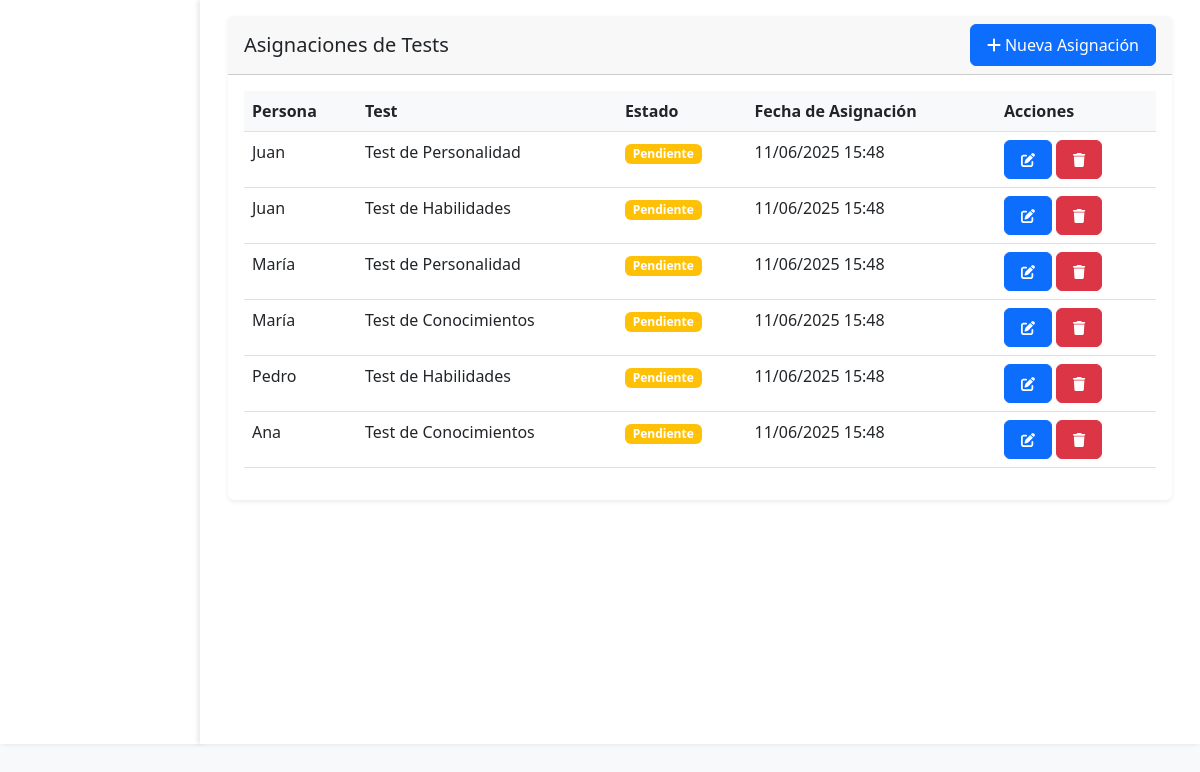
/evaluador/asignaciones.php (signed in), run on the app's committed database.
### tables this page shows
CREATE TABLE asignaciones_tests (
    id INT AUTO_INCREMENT PRIMARY KEY,
    persona_id INT NOT NULL,
    test_id INT NOT NULL,
    fecha_asignacion TIMESTAMP DEFAULT CURRENT_TIMESTAMP,
    estado ENUM('pendiente', 'en_progreso', 'completado') DEFAULT 'pendiente',
    evaluador_id INT,
    FOREIGN KEY (persona_id) REFERENCES personas(id),
    FOREIGN KEY (test_id) REFERENCES tests(id),
    FOREIGN KEY (evaluador_id) REFERENCES usuarios(id)
);

CREATE TABLE personas (
    id INT AUTO_INCREMENT PRIMARY KEY,
    dni VARCHAR(20) NOT NULL UNIQUE,
    nombre VARCHAR(100) NOT NULL,
    apellido VARCHAR(100) NOT NULL,
    sexo ENUM('M', 'F') NOT NULL,
    fecha_nacimiento DATE NOT NULL,
    direccion TEXT,
    telefono VARCHAR(20),
    email VARCHAR(100),
    zona_id INT NOT NULL,
    centro_id INT,
    estado BOOLEAN DEFAULT TRUE,
    creado_en TIMESTAMP DEFAULT CURRENT_TIMESTAMP,
    actualizado_en TIMESTAMP DEFAULT CURRENT_TIMESTAMP ON UPDATE CURRENT_TIMESTAMP,
    FOREIGN KEY (zona_id) REFERENCES zonas(id),
    FOREIGN KEY (centro_id) REFERENCES centros(id)
);

CREATE TABLE tests (
    id INT AUTO_INCREMENT PRIMARY KEY,
    nombre VARCHAR(100) NOT NULL,
    descripcion TEXT,
    estado BOOLEAN DEFAULT TRUE,
    creado_en TIMESTAMP DEFAULT CURRENT_TIMESTAMP
);

### public/evaluador/asignaciones.php (the view, shortened to what this page needs)
<?php
$action = $_GET['action'] ?? '';
try {
    $pdo = getConnection();
    $stmt = $pdo->query("SELECT * FROM tests WHERE estado = 1");
    $tests = $stmt->fetchAll();
    $stmt = $pdo->query("SELECT * FROM personas WHERE estado = 1");
    $personas = $stmt->fetchAll();
    $stmt = $pdo->query("SELECT a.*, p.nombre as persona_nombre, t.nombre as test_nombre
                         FROM asignaciones_tests a
                         JOIN personas p ON a.persona_id = p.id
                         JOIN tests t ON a.test_id = t.id");
    $asignaciones = $stmt->fetchAll();
} catch (PDOException $e) {
    $error = "Error: " . $e->getMessage();
}
?>
<!DOCTYPE html>
<html lang="es">
<head>
    <link href="https://cdn.jsdelivr.net/npm/bootstrap@5.3.0/dist/css/bootstrap.min.css" rel="stylesheet">
    <link href="../css/styles.css" rel="stylesheet">
</head>
<body>
    <div class="container-fluid">
        <div class="row">
            <div class="col-md-3 col-lg-2 sidebar">
            </div>
            <div class="col-md-9 col-lg-10">
                <div class="container-fluid">
                    <?php if ($action === 'add' || $action === 'edit'): ?>
                        <div class="card">
                            <div class="card-header">
                                <?php echo $action === 'add' ? 'Nueva Asignación' : 'Editar Asignación'; ?>
                            </div>
                            <div class="card-body">
                                <form method="POST">
                                    <div class="mb-3">
                                        <label for="persona_id" class="form-label">Persona</label>
                                        <select class="form-select" id="persona_id" name="persona_id" required>
                                            <option value="">Seleccione una persona</option>
                                            <?php foreach ($personas as $persona): ?>
                                                <option value="<?php echo $persona['id']; ?>"
                                                        <?php echo isset($asignacion) && $asignacion['persona_id'] == $persona['id'] ? 'selected' : ''; ?>>
                                                    <?php echo htmlspecialchars($persona['nombre'] . ' ' . $persona['apellido']); ?>
                                                </option>
                                            <?php endforeach; ?>
                                        </select>
                                    </div>
                                    <div class="mb-3">
                                        <label for="test_id" class="form-label">Test</label>
                                        <select class="form-select" id="test_id" name="test_id" required>
                                            <option value="">Seleccione un test</option>
                                            <?php foreach ($tests as $test): ?>
                                                <option value="<?php echo $test['id']; ?>"
                                                        <?php echo isset($asignacion) && $asignacion['test_id'] == $test['id'] ? 'selected' : ''; ?>>
                                                    <?php echo htmlspecialchars($test['nombre']); ?>
                                                </option>
                                            <?php endforeach; ?>
                                        </select>
                                    </div>
                                    <div class="mb-3">
                                        <label for="estado" class="form-label">Estado</label>
                                        <select class="form-select" id="estado" name="estado" required>
                                            <option value="pendiente" <?php echo isset($asignacion) && $asignacion['estado'] == 'pendiente' ? 'selected' : ''; ?>>Pendiente</option>
                                            <option value="en_progreso" <?php echo isset($asignacion) && $asignacion['estado'] == 'en_progreso' ? 'selected' : ''; ?>>En Progreso</option>
                                            <option value="completado" <?php echo isset($asignacion) && $asignacion['estado'] == 'completado' ? 'selected' : ''; ?>>Completado</option>
                                        </select>
                                    </div>
                                    <button type="submit" class="btn btn-primary">Guardar</button>
                                    <a href="." class="btn btn-secondary">Cancelar</a>
                                </form>
                            </div>
                        </div>
                    <?php else: ?>
                        <div class="card">
                            <div class="card-header d-flex justify-content-between align-items-center">
                                <h5 class="mb-0">Asignaciones de Tests</h5>
                                <a href="?action=add" class="btn btn-primary">
                                    <i class="fas fa-plus"></i> Nueva Asignación
                                </a>
                            </div>
                            <div class="card-body">
                                <table class="table">
                                    <thead>
                                        <tr>
                                            <th>Persona</th>
                                            <th>Test</th>
                                            <th>Estado</th>
                                            <th>Fecha de Asignación</th>
                                            <th>Acciones</th>
                                        </tr>
                                    </thead>
                                    <tbody>
                                        <?php foreach ($asignaciones as $asignacion): ?>
                                            <tr>
                                                <td><?php echo htmlspecialchars($asignacion['persona_nombre']); ?></td>
                                                <td><?php echo htmlspecialchars($asignacion['test_nombre']); ?></td>
                                                <td>
                                                    <span class="badge <?php
                                                        echo ($asignacion['estado'] == 'pendiente' ? 'bg-warning' :
                                                             ($asignacion['estado'] == 'en_progreso' ? 'bg-info' :
                                                             'bg-success')); ?>">
                                                        <?php echo ucfirst($asignacion['estado']); ?>
                                                    </span>
                                                </td>
                                                <td><?php echo date('d/m/Y H:i', strtotime($asignacion['fecha_asignacion'])); ?></td>
                                                <td>
                                                    <a href="?action=edit&id=<?php echo $asignacion['id']; ?>"
                                                       class="btn btn-sm btn-primary">
                                                        <i class="fas fa-edit"></i>
                                                    </a>
                                                    <a href="?action=delete&id=<?php echo $asignacion['id']; ?>"
                                                       class="btn btn-sm btn-danger"
                                                       onclick="return confirm('¿Estás seguro de eliminar esta asignación?')">
                                                        <i class="fas fa-trash"></i>
                                                    </a>
                                                </td>
                                            </tr>
                                        <?php endforeach; ?>
                                    </tbody>
                                </table>
                            </div>
                        </div>
                    <?php endif; ?>
                </div>
            </div>
        </div>
    </div>
</body>
</html>

### public/css/styles.css (style rules this page uses)
body { background-color: #f8f9fa; min-height: 100vh; display: flex; flex-direction: column; }
.sidebar { background-color: white; min-height: calc(100vh - 56px); padding: 1rem; box-shadow: 2px 0 5px rgba(0, 0, 0, 0.1); }
.col-md-9.col-lg-10 { padding: 1rem; background-color: white; min-height: calc(100vh - 56px); box-shadow: -2px 0 5px rgba(0, 0, 0, 0.1); }
.btn { padding: 0.5rem 1rem; border-radius: 0.375rem; transition: all 0.2s ease-in-out; }
.card { border: none; box-shadow: 0 0.125rem 0.25rem rgba(0, 0, 0, 0.075); transition: all 0.3s ease; }
.table { background-color: white; }
.table th { background-color: #f8f9fa; border-top: none; }

### data on the page
asignaciones_tests: persona.nombre "Juan", test.nombre "Test de Personalidad", estado "Pendiente", fecha_asignacion "11/06/2025 15:48"
asignaciones_tests: persona.nombre "Juan", test.nombre "Test de Habilidades", estado "Pendiente", fecha_asignacion "11/06/2025 15:48"
asignaciones_tests: persona.nombre "María", test.nombre "Test de Personalidad", estado "Pendiente", fecha_asignacion "11/06/2025 15:48"
asignaciones_tests: persona.nombre "María", test.nombre "Test de Conocimientos", estado "Pendiente", fecha_asignacion "11/06/2025 15:48"
asignaciones_tests: persona.nombre "Pedro", test.nombre "Test de Habilidades", estado "Pendiente", fecha_asignacion "11/06/2025 15:48"
asignaciones_tests: persona.nombre "Ana", test.nombre "Test de Conocimientos", estado "Pendiente", fecha_asignacion "11/06/2025 15:48"
